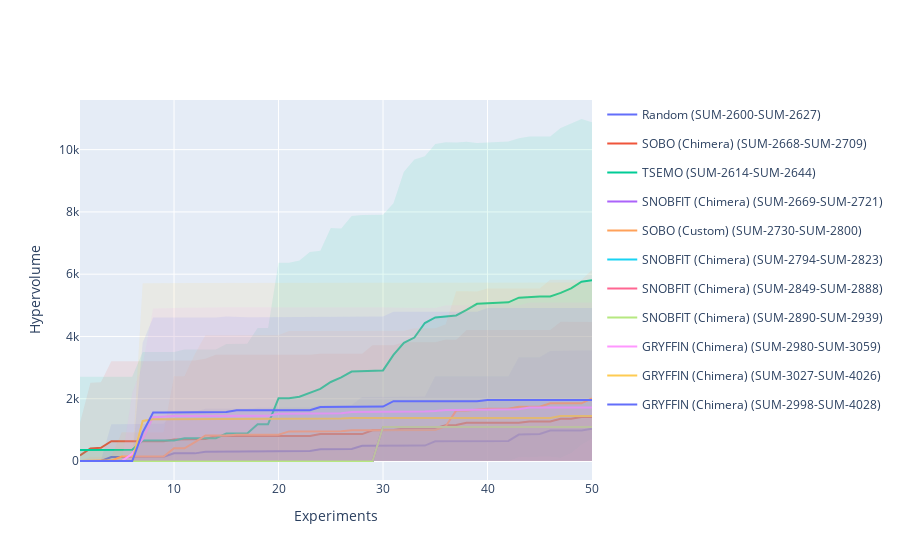

The code cell stored with this chart in its notebook:
### Markdown cell above
Let's make an interactive plot of the hypervolume trajectories, for exploration sake.

### Code cell
fig = results.plot_hv_trajectories(min_terminal_hv_avg=1000, 
                                   include_experiment_ids=True,plot_type='plotly')
